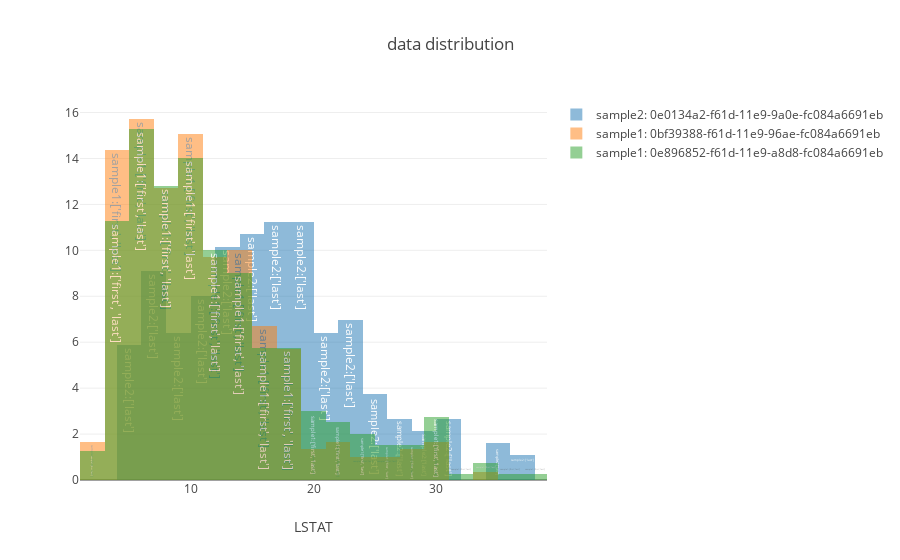

Notebook source saved alongside this figure:
### Markdown cell above
### Plot data

### Code cell
plot.histogram_data(ml_repo, {ml_repo.tree.test_data.sample2() :['last'], ml_repo.tree.training_data.sample1(): ['first','last']}, x_coordinate = 'LSTAT') #, y_coordinate='MEDV')

### Figure 1 — Plotly figure (JSON) as saved in the notebook; plotly's stock layout.template omitted (floating-point values rounded to 4 significant figures; data arrays with more than 128 entries replaced by an {"elided": "..."} marker saying what was removed)
{"data": [{"histnorm": "percent", "name": "sample2: 0e0134a2-f61d-11e9-9a0e-fc084a6691eb", "opacity": 0.5, "text": "sample2:['last']<br>", "type": "histogram", "uid": "70eeddcf-e49c-4dab-ac1b-a00e79e7be9e", "x": {"elided": "187 float values"}}, {"histnorm": "percent", "name": "sample1: 0bf39388-f61d-11e9-96ae-fc084a6691eb", "opacity": 0.5, "text": "sample1:['first', 'last']<br>", "type": "histogram", "uid": "1f543d61-52bc-487e-863b-b6cad2b773fd", "x": {"elided": "299 float values"}}, {"histnorm": "percent", "name": "sample1: 0e896852-f61d-11e9-a8d8-fc084a6691eb", "opacity": 0.5, "text": "sample1:['first', 'last']<br>", "type": "histogram", "uid": "8b92e6af-9073-41e8-bff5-4de4530eef4f", "x": {"elided": "399 float values"}}], "layout": {"barmode": "overlay", "title": {"text": "data distribution"}, "xaxis": {"title": {"text": "LSTAT"}}}}
